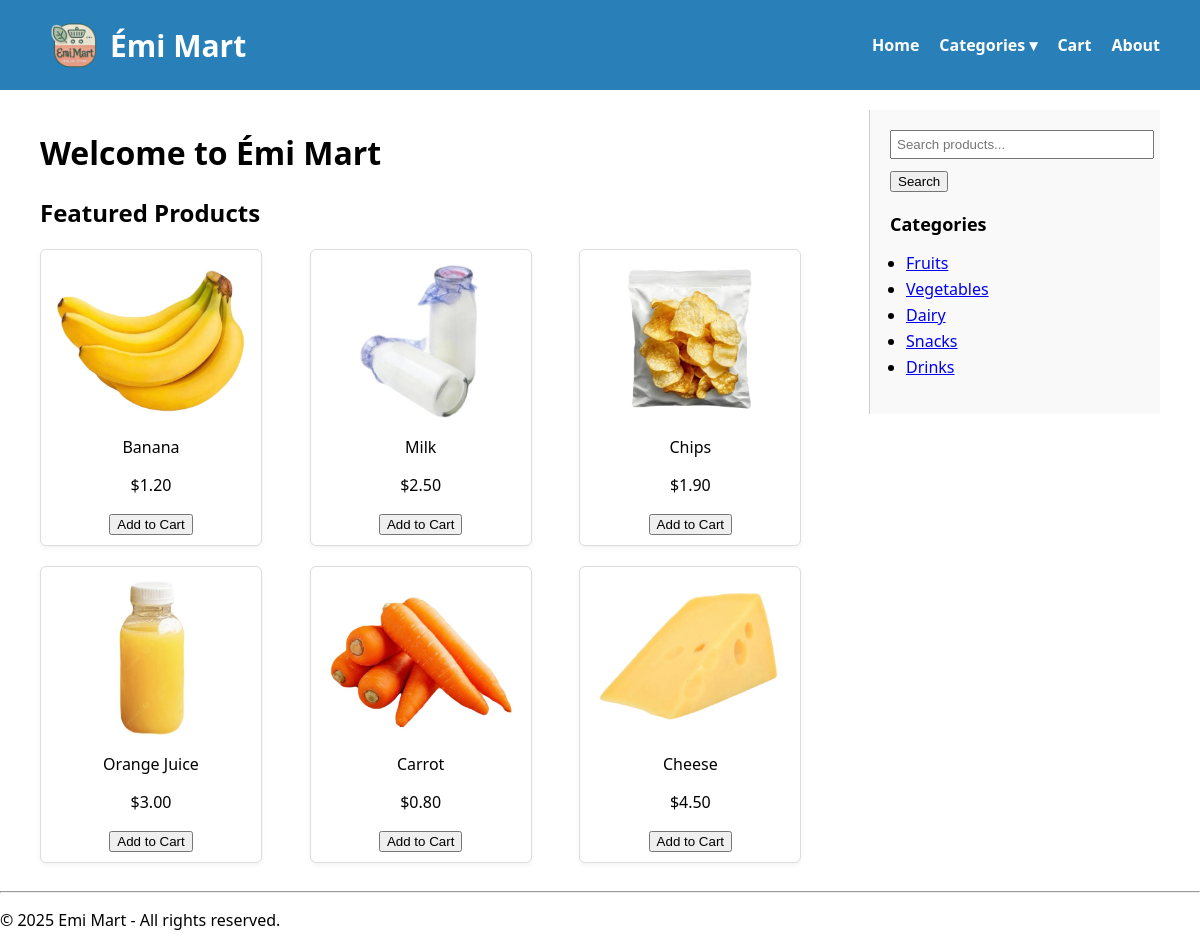
The page / on the database its author committed.
### tables this page shows
CREATE TABLE `products` (
  `id` int(11) NOT NULL,
  `name` varchar(100) NOT NULL,
  `price` decimal(10,2) NOT NULL,
  `stock` int(11) NOT NULL DEFAULT 0,
  `image` varchar(255) DEFAULT NULL,
  `category_id` int(11) DEFAULT NULL,
  `sub_category` varchar(100) DEFAULT NULL
);

CREATE TABLE `categories` (
  `id` int(11) NOT NULL,
  `name` varchar(100) NOT NULL
);

### index.php (the view, shortened to what this page needs)
<!DOCTYPE html>
<html lang="en">
<head>
    <link rel="stylesheet" href="assets/styles.css">
</head>
<body>
<?php
include 'includes/db.php';
include 'includes/header.php';
?>
<div class="main-container">
  <div class="product-section">
      <h1>Welcome to Émi Mart</h1>
      <h2>Featured Products</h2>
      <div class="grid">
      <?php
      $product_query = "SELECT * FROM products LIMIT 6";
      $product_result = $conn->query($product_query);
      while ($product = $product_result->fetch_assoc()) {
          $in_stock = $product['stock'] > 0;
          $button_state = $in_stock ? "" : "disabled";
          $button_text = $in_stock ? "Add to Cart" : "Out of Stock";
          $image = !empty($product['image']) ? 'assets/images/' . $product['image'] : 'assets/images/default.png';
          echo "<div class='product'>
                  <img src='$image' alt='{$product['name']}' width='100'>
                  <p>{$product['name']}</p>
                  <p>\${$product['price']}</p>
                  <form method='POST' action='functions/cart_functions.php'>
                      <input type='hidden' name='product_id' value='{$product['id']}'>
                      <button type='submit' name='add_to_cart' $button_state>$button_text</button>
                  </form>
                </div>";
      }
      ?>
      </div>
  </div>
  <div class="sidebar">
      <form method="GET" action="pages/search.php">
          <input type="text" name="keyword" placeholder="Search products..." />
          <button type="submit">Search</button>
      </form>
      <h2>Categories</h2>
      <ul>
      <?php
      $cat_query = "SELECT * FROM categories";
      $cat_result = $conn->query($cat_query);
      while ($cat = $cat_result->fetch_assoc()) {
          echo "<li><a href='pages/category.php?cat_id={$cat['id']}'>{$cat['name']}</a></li>";
      }
      ?>
      </ul>
  </div>
</div>
<?php include 'includes/footer.php'; ?>
</body>
</html>

### includes/header.php (shortened to what this page needs)
<header>
  <div class="logo">
    <a href="/grocery-store/index.php">
      <img src="/grocery-store/assets/images/logo.png" alt="Émi Mart Logo" class="logo-img">
      <span class="logo-text">Émi Mart</span>
      <link rel="stylesheet" href="/grocery-store/assets/styles.css">
    </a>
  </div>
  <nav class="navbar">
    <ul class="nav-menu">
      <li><a href="/grocery-store/index.php">Home</a></li>
      <li class="dropdown">
        <a href="#">Categories ▾</a>
      </li>
      <li><a href="/grocery-store/pages/cart.php">Cart</a></li>
      <li><a href="#">About</a></li>
    </ul>
  </nav>
</header>

### includes/footer.php (shortened to what this page needs)
<hr>
<footer>
    <p>&copy; 2025 Emi Mart - All rights reserved.</p>
</footer>
</body>
</html>

### assets/styles.css (style rules this page uses)
header { display: flex; justify-content: space-between; align-items: center; padding: 10px 40px; background-color: #2980b9; color: white; }
.logo { display: flex; align-items: center; gap: 12px; }
.logo a { display: flex; align-items: center; text-decoration: none; }
.logo-img { height: 70px; width: auto; display: block; }
.logo-text { font-size: 30px; font-weight: bold; color: white; font-family: 'Segoe UI', sans-serif; }
nav a { color: #ecf0f1; }
.main-container { display: flex; align-items: flex-start; justify-content: space-between; padding: 20px 40px; gap: 40px; }
.product-section { flex: 3; }
.sidebar { flex: 1; max-width: 250px; background-color: #f9f9f9; padding: 20px; border-left: 1px solid #ccc; }
.sidebar form input { width: 100%; padding: 5px; margin-bottom: 10px; }
.sidebar h2 { font-size: 18px; margin-top: 20px; }
.sidebar ul { padding-left: 16px; }
.sidebar li { margin: 4px 0; }
body { margin: 0; font-family: 'Segoe UI', sans-serif; background-color: #fff; }
.grid { display: grid; grid-template-columns: repeat(3, 1fr); gap: 20px; justify-content: start; }
.product { border: 1px solid #ddd; padding: 10px; width: 200px; text-align: center; background-color: #fff; box-shadow: 0 2px 5px rgba(0,0,0,0.05); border-radius: 6px; }
.product img { height: 160px; width: 100%; margin: 0 auto 10px; object-fit: contain; display: block; }
.navbar { display: flex; align-items: center; }
.nav-menu { list-style: none; display: flex; gap: 20px; }
.nav-menu li { position: relative; }
.nav-menu a { text-decoration: none; color: white; font-weight: bold; }

### rows shown on the page
products: image (picture), name "Banana", price "1.20", stock "Add to Cart"
products: image (picture), name "Milk", price "2.50", stock "Add to Cart"
products: image (picture), name "Chips", price "1.90", stock "Add to Cart"
products: image (picture), name "Orange Juice", price "3.00", stock "Add to Cart"
products: image (picture), name "Carrot", price "0.80", stock "Add to Cart"
products: image (picture), name "Cheese", price "4.50", stock "Add to Cart"
categories: name "Fruits"
categories: name "Vegetables"
categories: name "Dairy"
categories: name "Snacks"
categories: name "Drinks"
